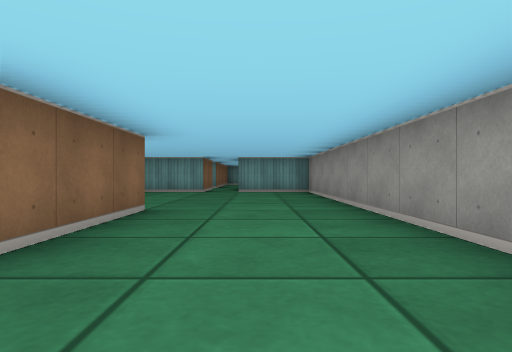
View 1 (above)

20 first-person views from a walk through a cub3D ray-caster map. The camera is about half as high as the walls, looks level and sees 75° across. The floor is counted in squares. Each view is taken from the middle of a square. On the plan, view 1 faces up. The plan holds only what a view shows up to about 9 squares ahead; the rest is blank.

View 2
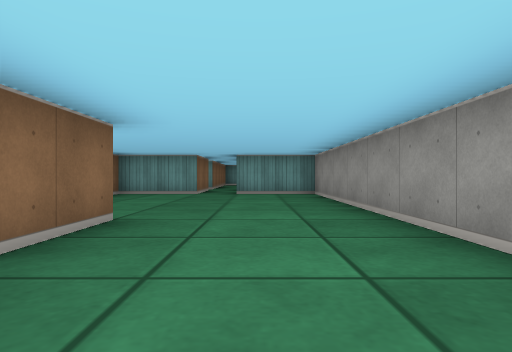

View 3
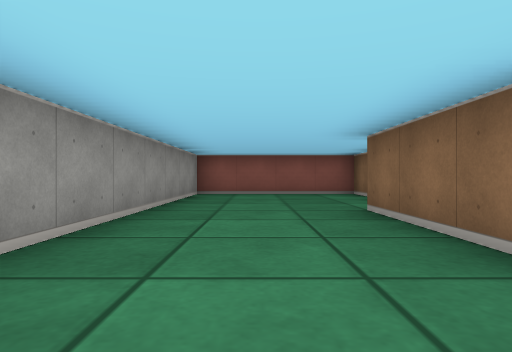

View 4
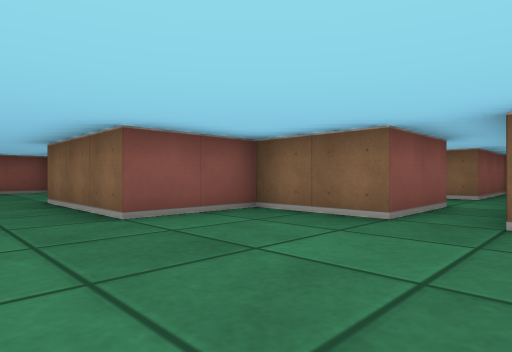

View 5
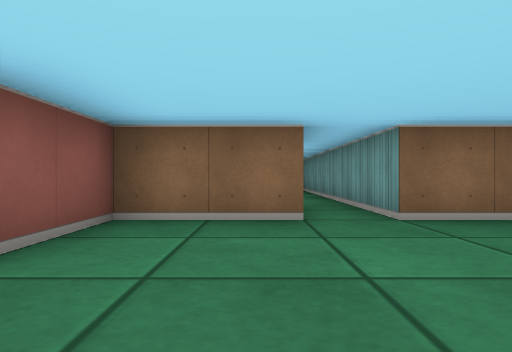

View 6
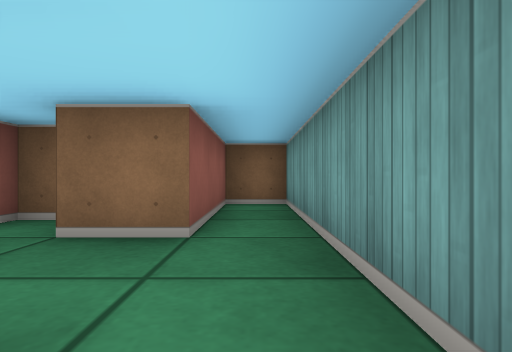

View 7
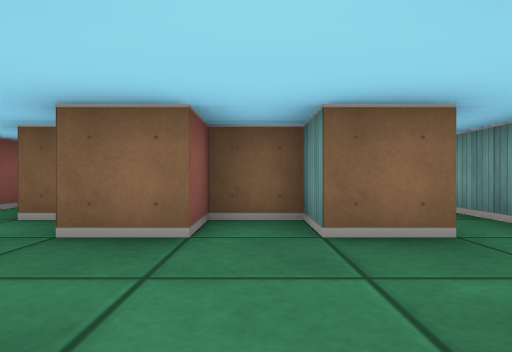

View 8
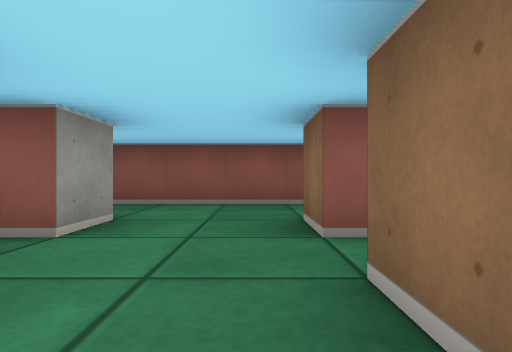

View 9
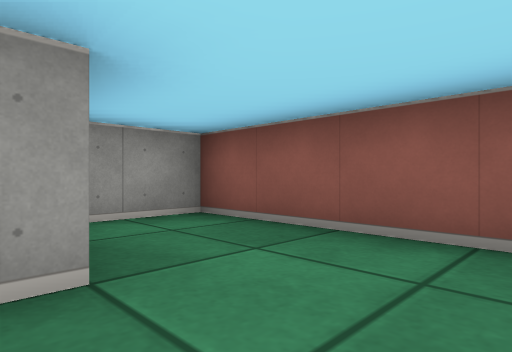

View 10
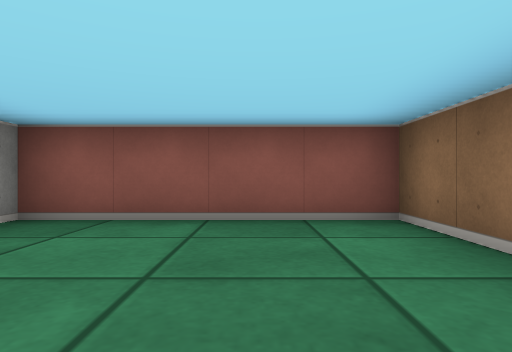

View 11
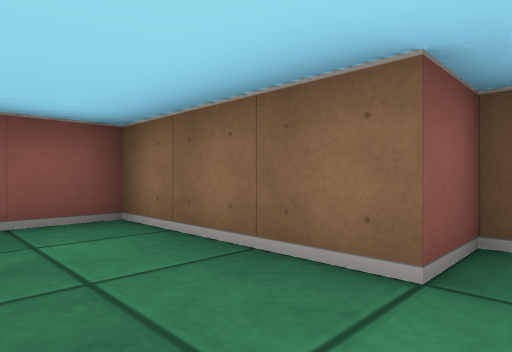

View 12
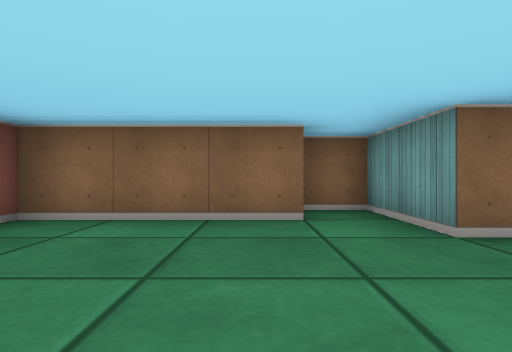

View 13
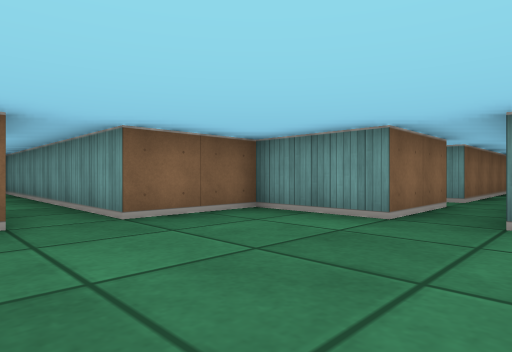

View 14
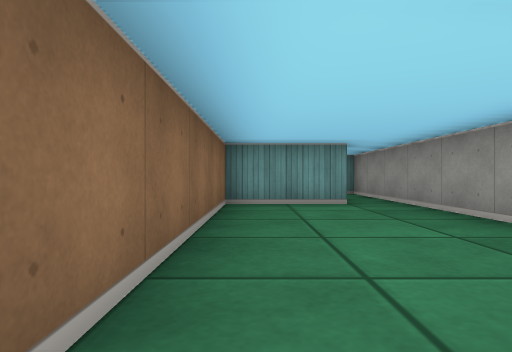

View 15
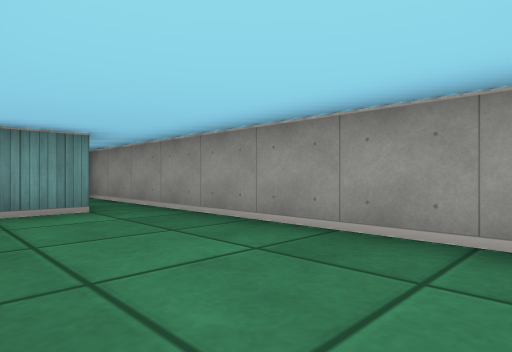

View 16
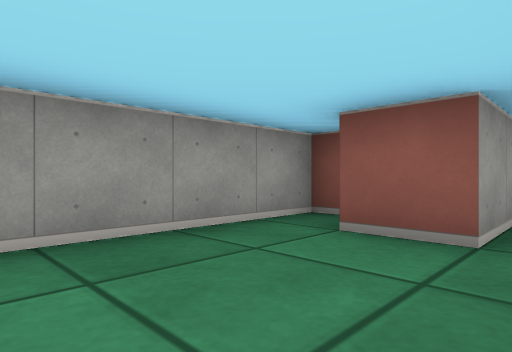

View 17
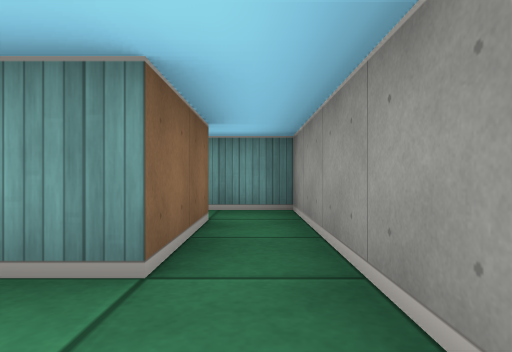

View 18
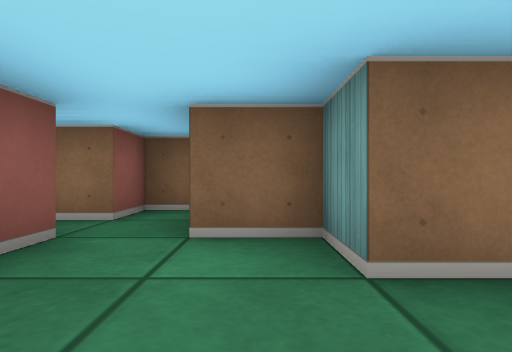

View 19
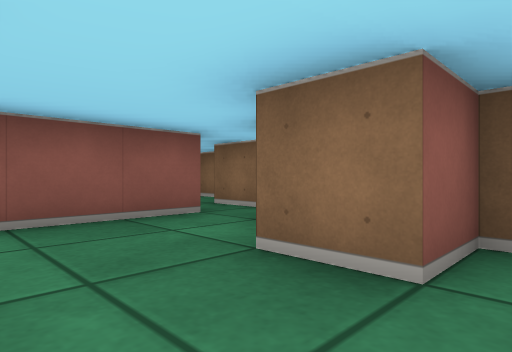

View 20
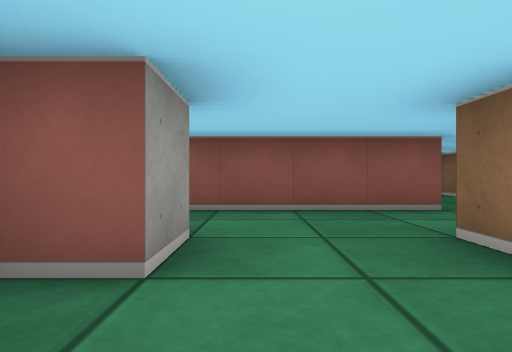

### Floor plan
Points are (right, up) in squares from view 1. A wall is a line through its corners. A room is listed if a view was taken in it or the views show most of it. See-through windows are left out.
Room 1 (views 1, 2, 3, 4, 5, 6, 10, 11, 12, 13)
walls: (-5.5, 6.5) (-3.5, 6.5) (-3.5, 4.5) (-1.5, 4.5) (-1.5, 1.5) (-3.5, 1.5) (-3.5, 0.5) (-2.5, 0.5) (-2.5, -2.5) (1.5, -2.5) (1.5, 9.5) (-0.5, 9.5); (-1.5, 9.5) (-3.5, 9.5) (-3.5, 7.5) (-5.5, 7.5)
ways out: opening at (-4.5, 7) to room 3; opening at (-1, 10.5) to room 4
Room 2 (views 7, 9, 19, 20)
walls: (-7.5, 6.5) (-7.5, 5.5) (-8.5, 5.5) (-8.5, 4.5) (-7.5, 4.5) (-7.5, 3.5); (-5.5, 3.4) (-5.5, 4.5) (-4.8, 4.5)
ways out: opening at (-6.5, 6) to room 3; opening at (-6.5, 4) to room 5
Room 3 (view 8)
walls: (-5.5, 7.5) (-10.5, 7.5) (-10.5, 6.5) (-7.5, 6.5)
ways out: opening at (-4.5, 7) to room 1; opening at (-6.5, 6) to room 2
Room 4 (views 14, 15, 16, 17)
walls: (1, 11.5) (1.5, 11.5) (1.5, 19.5); (-1.5, 11.5) (-1.5, 9.5); (-0.5, 11.1) (-0.5, 12.5) (0.5, 12.5); (0.5, 19.5) (0.5, 17.5) (-1.5, 17.5) (-1.5, 12.5)
ways out: opening at (-1, 10.5) to room 1; opening at (-2, 12); opening at (1, 18.5)
Room 5 (view 18)
walls: (-7.5, 3.5) (-8.5, 3.5) (-8.5, 2.5); (-8.6, 1.5) (-3.5, 1.5) (-3.5, 2.9); (-10.5, 2.1) (-10.5, 1.5) (-9.5, 1.5) (-9.5, 0.5)
ways out: opening at (-6.5, 4) to room 2; opening at (-9, 1)

Positions as (right, up) in squares from view 1, and headings:
1: (0, 0), facing up
2: (0, 1), facing up
3: (0, 6), facing down
4: (0, 8), facing down-left
5: (0, 6), facing left
6: (-5, 7), facing left
7: (-5, 5), facing left
8: (-7, 7), facing down
9: (-7, 4), facing down-right
10: (-1, 1), facing down
11: (-1, 1), facing down-left
12: (1, 0), facing left
13: (0, 6), facing up-left
14: (-1, 12), facing up
15: (-1, 13), facing up-right
16: (-1, 15), facing down-right
17: (1, 16), facing up
18: (-6, 3), facing left
19: (-6, 5), facing down-left
20: (-6, 6), facing down
